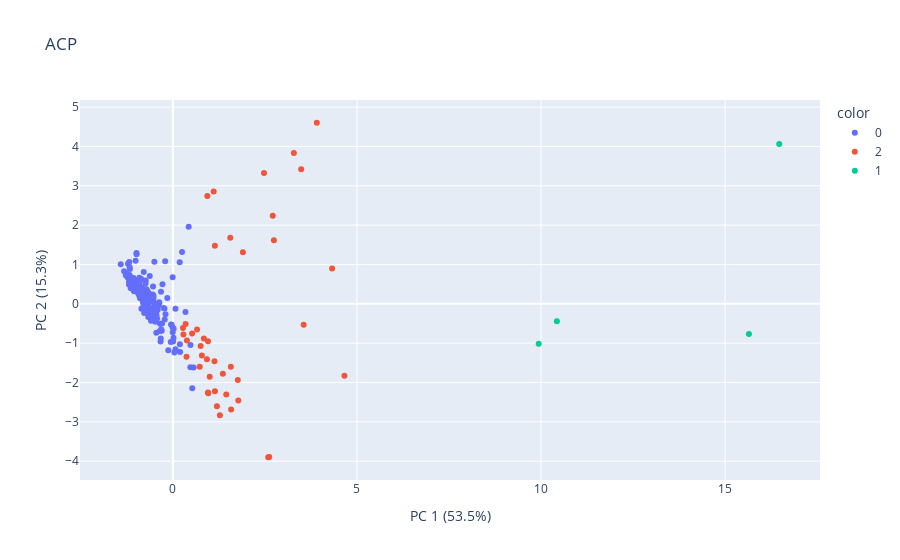

The notebook cell this image was saved under:
### Code cell
df_scale = StandardScaler().fit_transform(df_termin.drop(columns=['propclassesavectbi', 'cluster']))

pca = PCA(n_components=2)
components = pca.fit_transform(df_scale)

labels = {
    str(i): f"PC {i+1} ({var:.1f}%)"
    for i, var in enumerate(pca.explained_variance_ratio_ * 100)
}


fig = px.scatter(components, x=0, y=1, color=df_termin.cluster, title='ACP', labels=labels)
fig.show()

### Figure 1 — Plotly figure (JSON) as saved in the notebook; plotly's stock layout.template omitted (floating-point values rounded to 4 significant figures; data arrays with more than 128 entries replaced by an {"elided": "..."} marker saying what was removed)
{"data": [{"hovertemplate": "color=0<br>PC 1 (53.5%)=%{x}<br>PC 2 (15.3%)=%{y}<extra></extra>", "legendgroup": "0", "marker": {"color": "#636efa", "symbol": "circle"}, "mode": "markers", "name": "0", "orientation": "v", "showlegend": true, "type": "scatter", "x": {"elided": "187 float values"}, "xaxis": "x", "y": {"elided": "187 float values"}, "yaxis": "y"}, {"hovertemplate": "color=2<br>PC 1 (53.5%)=%{x}<br>PC 2 (15.3%)=%{y}<extra></extra>", "legendgroup": "2", "marker": {"color": "#EF553B", "symbol": "circle"}, "mode": "markers", "name": "2", "orientation": "v", "showlegend": true, "type": "scatter", "x": [0.2868, 0.9609, 0.3462, 1.13, 0.9532, 0.3812, 1.143, 1.558, 0.2735, 1.777, 1.0, 3.552, 3.91, 1.141, 4.66, 0.5227, 0.9256, 0.7534, 3.485, 1.902, 2.744, 0.7871, 1.582, 1.108, 1.574, 2.475, 0.9354, 1.357, 0.8421, 0.7288, 0.3705, 2.589, 2.617, 1.763, 0.6557, 1.276, 1.45, 0.9532, 1.195, 2.713, 4.325, 3.287], "xaxis": "x", "y": [-0.7805, -2.275, -0.5148, -1.463, -0.949, -0.9299, -2.222, 1.679, -0.6142, -2.459, -1.851, -0.5296, 4.603, 1.478, -1.831, -0.756, -1.407, -1.073, 3.42, 1.31, 1.618, -1.314, -2.688, 2.853, -1.597, 3.326, 2.743, -1.778, -0.8793, -1.602, -1.347, -3.9, -3.897, -1.937, -0.6506, -2.835, -2.307, -2.253, -2.603, 2.239, 0.9007, 3.835], "yaxis": "y"}, {"hovertemplate": "color=1<br>PC 1 (53.5%)=%{x}<br>PC 2 (15.3%)=%{y}<extra></extra>", "legendgroup": "1", "marker": {"color": "#00cc96", "symbol": "circle"}, "mode": "markers", "name": "1", "orientation": "v", "showlegend": true, "type": "scatter", "x": [10.43, 9.936, 16.47, 15.65], "xaxis": "x", "y": [-0.4464, -1.016, 4.062, -0.7683], "yaxis": "y"}], "layout": {"legend": {"title": {"text": "color"}, "tracegroupgap": 0}, "title": {"text": "ACP"}, "xaxis": {"anchor": "y", "domain": [0, 1], "title": {"text": "PC 1 (53.5%)"}}, "yaxis": {"anchor": "x", "domain": [0, 1], "title": {"text": "PC 2 (15.3%)"}}}}
